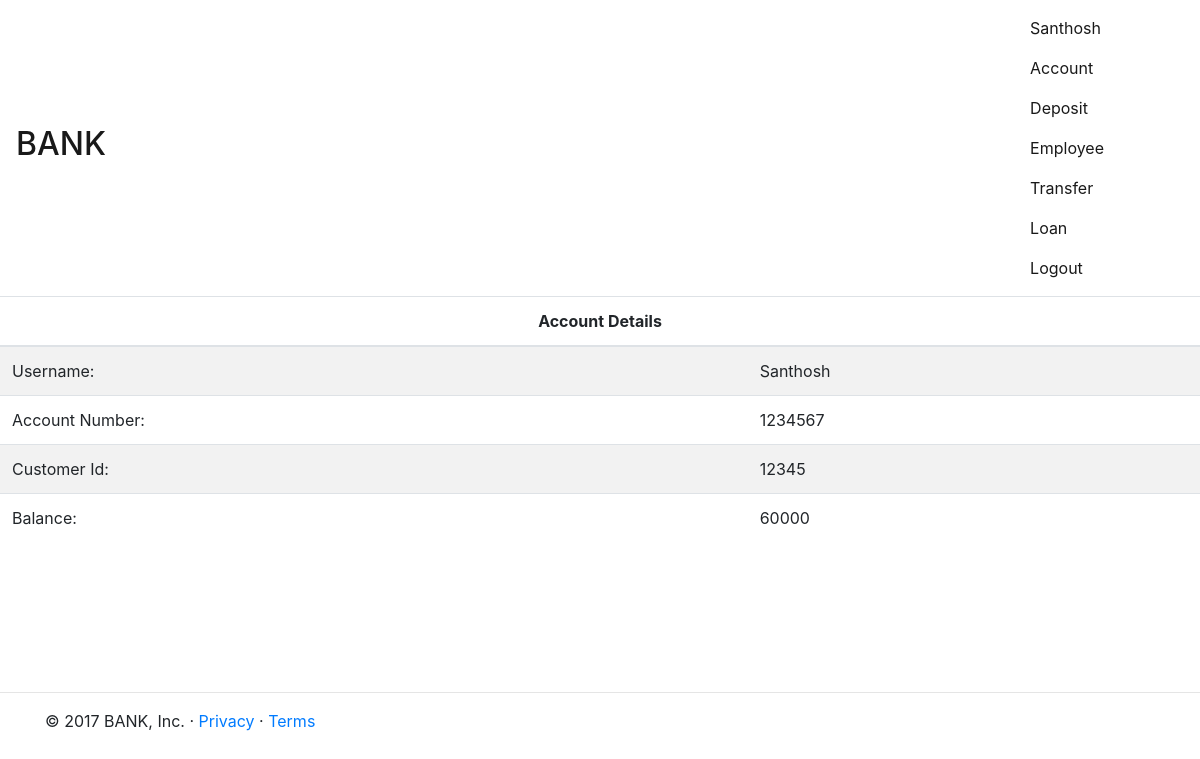
The page /account.php (signed in) on the database its author committed.
### tables this page shows
CREATE TABLE `account` (
  `account_number` int(11) NOT NULL,
  `customer_id` int(11) default NULL,
  `balance` int(11) NOT NULL,
  `account_type` varchar(30) default NULL,
  PRIMARY KEY  (`account_number`)
);

### account.php (the view, shortened to what this page needs)
<?php
require('config.php');
require('usr_funcs.php');
if(valid_user()){
    if(valid_user_account_number()){
            try{
                if($_SESSION['user_type']=='customer'){
                    $sql="SELECT * from account where account_number=".$_SESSION['valid_user_account_number']."";
                }else{
                    $sql="select * from employee where employee_id=".$_SESSION['valid_user'];
                }
            if($result=$mysqli->query($sql)){
                if($result->num_rows >0){
                    if($row=$result->fetch_array()){
    if(emp_check()){ account_emp(); }else{ ?>
  <table class='table table-striped'>
    <thead>
      <tr>
        <th colspan='2' class='table-inverse'>
          <center>Account Details</center>
        </th>
      </tr>
    </thead>
    <tr>
      <td>Username: </td>
      <td>
        <?php echo $_SESSION['valid_user']; ?>
      </td>
    </tr>
    <tr>
      <td>Account Number: </td>
      <td>
        <?php echo $row[0]; ?>
      </td>
    </tr>
    <tr>
      <td>Customer Id: </td>
      <td>
        <?php echo $row[1]; ?>
      </td>
    </tr>
    <tr>
      <td>Balance: </td>
      <td>
        <?php echo $row[2]; ?>
      </td>
    </tr>
  </table>
  <?php
                    }
                    }else{
                        throw new Exception("Something Went Wrong. Can't fetch_array()");
                    }
                }else{
                    throw new Exception("Sorry You haven't entered the details yet.");
                }
            } else{
                throw new Exception("Something went wrong. Can't execute the query");
            }
        }catch(Exception $e){
                do_exp_content($e->getMessage());
            }
    }else{
        header('Location:index.php');
    }
}else{
        header('Location:index.php');
    }
?>

### rows shown on the page
account: account_number "1234567", customer "12345", balance "60000"

### other values the page prints
$user "Santhosh"
$_SESSION['valid_user'] "Santhosh"
